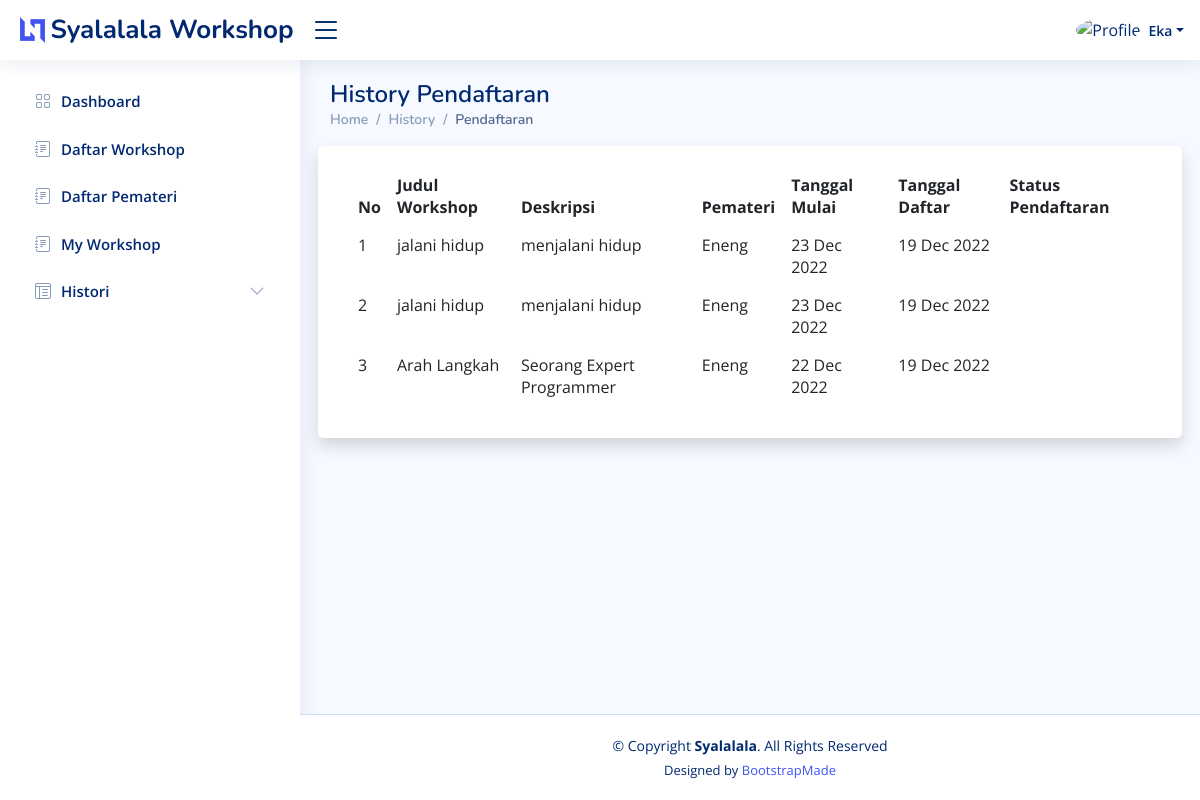
Page /data/historyPendaftaran.php (signed in) on the committed database.
### tables this page shows
CREATE TABLE `workshop` (
  `id_workshop` int(11) NOT NULL,
  `judul` varchar(30) DEFAULT NULL,
  `id_pemateri` int(11) DEFAULT NULL,
  `deskripsi` varchar(100) DEFAULT NULL,
  `kuota` int(11) DEFAULT NULL,
  `tgl_mulai` date DEFAULT NULL,
  `tgl_selesai` date DEFAULT NULL,
  `lama_workshop` char(10) DEFAULT NULL,
  `lokasi` varchar(30) DEFAULT NULL,
  `gambar` varchar(75) DEFAULT NULL,
  `biaya` int(11) DEFAULT NULL,
  `status` varchar(15) DEFAULT NULL
);

CREATE TABLE `pemateri` (
  `id_pemateri` int(11) NOT NULL,
  `nama_pemateri` varchar(30) DEFAULT NULL,
  `jk_pemateri` char(10) DEFAULT NULL,
  `job` varchar(25) DEFAULT NULL,
  `wa_pemateri` varchar(15) DEFAULT NULL,
  `gambar` varchar(75) DEFAULT NULL,
  `deskripsi` varchar(100) DEFAULT NULL
);

CREATE TABLE `pendaftaran` (
  `id_pendaftaran` int(11) NOT NULL,
  `id_users` int(11) DEFAULT NULL,
  `id_workshop` int(11) DEFAULT NULL,
  `tgl_daftar` datetime DEFAULT NULL,
  `metode_bayar` varchar(25) DEFAULT NULL,
  `tgl_bayar` datetime DEFAULT NULL,
  `bukti_bayar` varchar(75) DEFAULT NULL,
  `status_bayar` varchar(15) DEFAULT NULL
);

### main/function.php (called while the page is built, shortened)
<?php
$host = "localhost";
$user = "root";
$pass = "";
$db = "db_workshop";
$conn = mysqli_connect($host, $user, $pass, $db);
function queryShow($query)
{
  global $conn;
  $result = mysqli_query($conn, $query);
  $rows = [];
  while ($row = mysqli_fetch_assoc($result)) {
    $rows[] = $row;
  }
  return $rows;
}
function showSelectPendaftaran($idUsers)
{
  $show = queryShow("SELECT pendaftaran.*, workshop.*, pemateri.nama_pemateri
                    FROM workshop, pendaftaran, pemateri
                    WHERE
                    workshop.id_pemateri = pemateri.id_pemateri AND
                    workshop.id_workshop = pendaftaran.id_workshop AND
                    pendaftaran.id_users = '$idUsers'
                    ");
  return $show;
}
?>

### data/historyPendaftaran.php (the view, shortened to what this page needs)
<?php
require_once '../main/function.php';
$idUsers = $_COOKIE['i'];
$show = showSelectPendaftaran($idUsers);
require_once '../template/sidebar.php';
?>
<div class="pagetitle">
  <h1>History Pendaftaran</h1>
  <nav>
    <ol class="breadcrumb">
      <li class="breadcrumb-item"><a href="../main/dashboard.php">Home</a></li>
      <li class="breadcrumb-item"><a href="">History</a></li>
      <li class="breadcrumb-item active">Pendaftaran</li>
    </ol>
  </nav>
</div>
<section class="section dashboard" style="margin-bottom: 70px;">
  <div class="row">
    <div class="col-lg-12">
      <div class="row">
        <div class="card shadow mb-4">
          <div class="card-body pb-3" style="margin-top: 20px;">
            <table class="table table-borderless datatable">
              <thead>
                <tr>
                  <th scope="col">No</th>
                  <th scope="col">Judul Workshop</th>
                  <th scope="col">Deskripsi</th>
                  <th scope="col">Pemateri</th>
                  <th scope="col">Tanggal Mulai</th>
                  <th scope="col">Tanggal Daftar</th>
                  <th scope="col">Status Pendaftaran</th>
                </tr>
              </thead>
              <tbody>
                <?php
                $number = 1;
                foreach ($show as $r) { ?>
                  <tr>
                    <td>
                      <?php
                      echo ($number++);
                      ?>
                    </td>
                    <td><?php echo $r["judul"] ?></td>
                    <td><?php echo $r["deskripsi"] ?></td>
                    <td><?php echo $r["nama_pemateri"] ?></td>
                    <td><?php echo date("d M Y", strtotime($r["tgl_mulai"])) ?></td>
                    <td><?php echo date("d M Y", strtotime($r["tgl_daftar"])) ?></td>
                    <td><span class="badge bg-success"><?php echo $r["status_bayar"] ?></span></td>
                  </tr>
                <?php }; ?>
              </tbody>
            </table>
          </div>
        </div>
      </div>
    </div>
  </div>
</section>
<?php require_once '../template/footer.php' ?>

### assets/css/style.css (style rules this page uses)
:root { scroll-behavior: smooth; }
body { font-family: "Open Sans", sans-serif; background: #f6f9ff; color: #444444; }
a { color: #4154f1; text-decoration: none; }
h1, h2, h3, h4, h5, h6 { font-family: "Nunito", sans-serif; }
.pagetitle { margin-bottom: 10px; }
.pagetitle h1 { font-size: 24px; margin-bottom: 0; font-weight: 600; color: #012970; }
.card { margin-bottom: 30px; border: none; border-radius: 5px; box-shadow: 0px 0 30px rgba(1, 41, 112, 0.1); }
.card-body { padding: 0 20px 20px 20px; }
.breadcrumb { font-size: 14px; font-family: "Nunito", sans-serif; color: #899bbd; font-weight: 600; }
.breadcrumb a { color: #899bbd; transition: 0.3s; }
.breadcrumb .breadcrumb-item::before { color: #899bbd; }
.breadcrumb .active { color: #51678f; font-weight: 600; }

### rows in the picture
workshop: judul "jalani hidup", deskripsi "menjalani hidup", id_pemateri.nama_pemateri "Eneng", tgl_mulai "23 Dec 2022", pendaftaran.tgl_daftar "19 Dec 2022"
workshop: judul "Arah Langkah", deskripsi "Seorang Expert Programmer", id_pemateri.nama_pemateri "Eneng", tgl_mulai "22 Dec 2022", pendaftaran.tgl_daftar "19 Dec 2022"

### other values in the picture
$nama "Eka"
